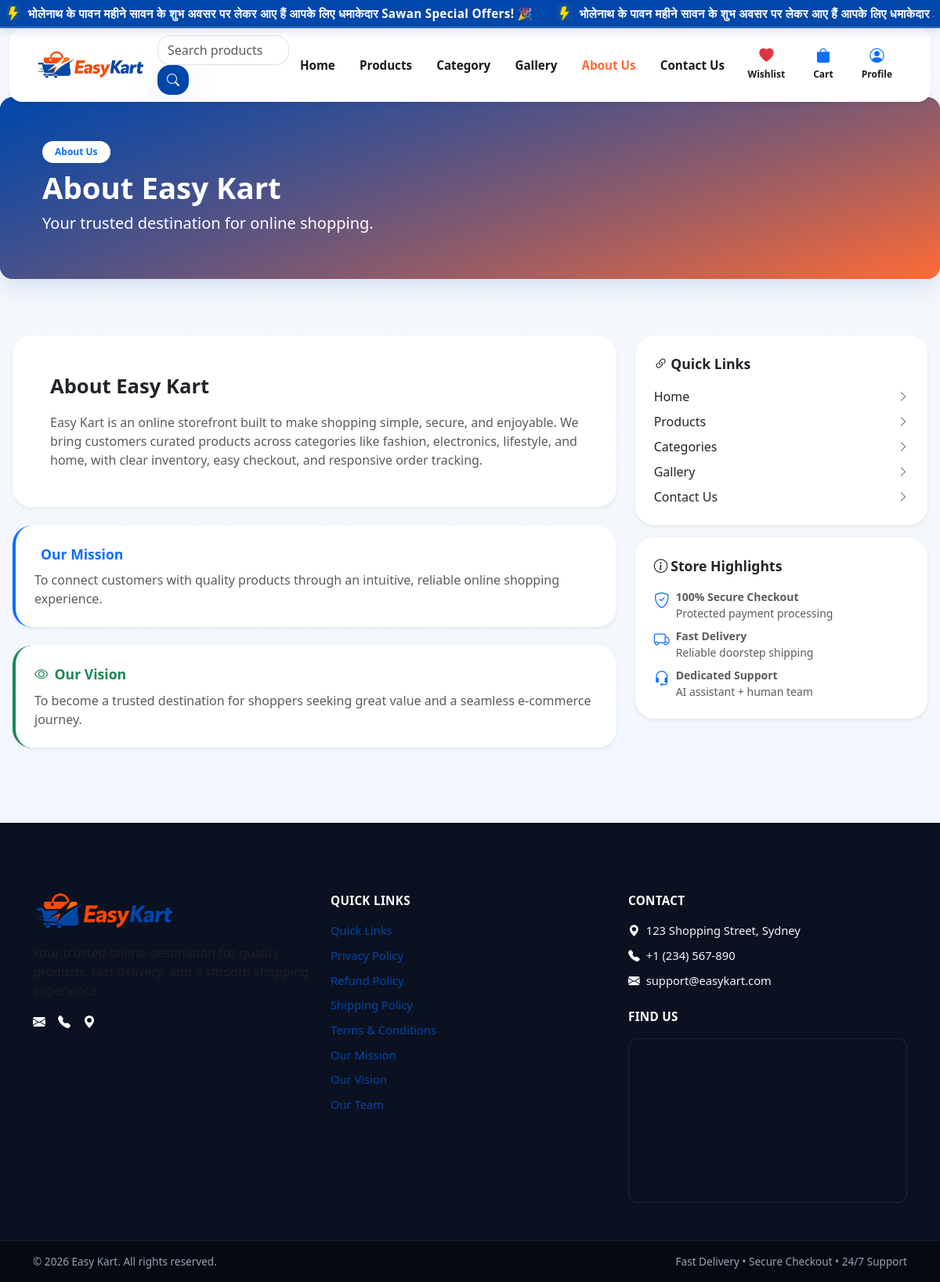
The page /about-us/ on the database its author committed.
### easy_kart/models.py (models this page shows, shortened)
class Announcement(models.Model):
    title = models.CharField(max_length=255)
    message = models.TextField()
    is_active = models.BooleanField(default=True)
    start_at = models.DateTimeField(null=True, blank=True)
    end_at = models.DateTimeField(null=True, blank=True)
    created_at = models.DateTimeField(auto_now_add=True)
    class Meta:
        ordering = ["-created_at"]

### easy_kart/views.py (the view)
# urls.py: path('about-us/', about_us, name='about_us'),
def about_us(request):
    about = AboutUs.objects.filter(is_active=True).first()
    if not about:
        about = None
    return render(request, 'about_us.html', {
        'page_title': 'About Us',
        'heading': 'About Us',
        'about': about,
    })

### easy_kart/context_processors.py (called while the page is built)
def active_announcements(request):
    now = timezone.now()
    announcements = Announcement.objects.filter(is_active=True).filter(
        models.Q(start_at__lte=now) | models.Q(start_at__isnull=True)
    ).filter(models.Q(end_at__gte=now) | models.Q(end_at__isnull=True))
    return {"announcements": announcements}

def cart_item_count(request):
    count = 0
    if request.user.is_authenticated:
        cart = Cart.objects.filter(user=request.user).first()
        if cart:
            count = cart.total_items
    else:
        session_cart = request.session.get('cart', {})
        if isinstance(session_cart, dict):
            try:
                count = sum(int(quantity) for quantity in session_cart.values())
            except (TypeError, ValueError):
                count = 0
    return {"cart_item_count": count}

### templates/about_us.html (shortened to what this page needs)
{% extends 'base.html' %}
{% load static %}
{% block header_banner %}
<section class="about-hero position-relative mb-4">
    <div class="about-hero-bg"></div>
    <div class="about-hero-overlay"></div>
    <div class="container position-relative hero-inner-content" style="z-index:3;">
        <div class="py-3 py-md-4">
            <span class="badge bg-white text-primary mb-2 px-3 py-2 rounded-pill fw-semibold">About Us</span>
            <h1 class="display-5 fw-bold text-white mb-2">{{ about.title|default:'About Easy Kart' }}</h1>
            <p class="lead text-white-75 mb-0" style="max-width: 600px;">{{ about.content|truncatewords:25|default:'Your trusted destination for online shopping.' }}</p>
        </div>
    </div>
</section>
{% endblock %}
{% block content %}
{% with default_about_short='Easy Kart is an online storefront that makes shopping simple and enjoyable with curated products, secure checkout, and responsive order support.' default_about='Easy Kart is an online storefront built to make shopping simple, secure, and enjoyable. We bring customers curated products across categories like fashion, electronics, lifestyle, and home, with clear inventory, easy checkout, and responsive order tracking.' default_mission='To connect customers with quality products through an intuitive, reliable online shopping experience.' default_vision='To become a trusted destination for shoppers seeking great value and a seamless e-commerce journey.' %}
<div class="py-2 py-md-4">
    <div class="row g-4">
        <div class="col-lg-8">
            <div class="card shadow-sm border-0 mb-4">
                <div class="card-body p-3 p-sm-4 p-md-5">
                    <h2 class="h3 fw-bold mb-3">{{ about.title|default:'About Easy Kart' }}</h2>
                    <div class="text-muted leading-relaxed">
                        {{ about.content|default:default_about|linebreaksbr }}
                    </div>
                </div>
            </div>
            <div class="card shadow-sm border-0 border-start border-primary border-4 mb-4">
                <div class="card-body p-3 p-sm-4">
                    <h4 class="h5 fw-bold text-primary mb-2">Our Mission</h4>
                    <p class="text-muted mb-0">{{ about.mission|default:default_mission|linebreaksbr }}</p>
                </div>
            </div>
            <div class="card shadow-sm border-0 border-start border-success border-4">
                <div class="card-body p-3 p-sm-4">
                    <h4 class="h5 fw-bold text-success mb-2"><i class="bi bi-eye me-2"></i>Our Vision</h4>
                    <p class="text-muted mb-0">{{ about.vision|default:default_vision|linebreaksbr }}</p>
                </div>
            </div>
        </div>
        <div class="col-lg-4">
            <div class="d-flex flex-column gap-3">
                <div class="card shadow-sm border-0">
                    <div class="card-body p-3 p-md-4">
                        <h5 class="fw-bold mb-3"><i class="bi bi-link-45deg me-1"></i>Quick Links</h5>
                        <ul class="list-unstyled mb-0 d-flex flex-column gap-2">
                            <li><a href="{% url 'home' %}" class="text-decoration-none text-dark d-flex align-items-center justify-content-between"><span>Home</span><i class="bi bi-chevron-right text-muted small"></i></a></li>
                            <li><a href="{% url 'product' %}" class="text-decoration-none text-dark d-flex align-items-center justify-content-between"><span>Products</span><i class="bi bi-chevron-right text-muted small"></i></a></li>
                            <li><a href="{% url 'category' %}" class="text-decoration-none text-dark d-flex align-items-center justify-content-between"><span>Categories</span><i class="bi bi-chevron-right text-muted small"></i></a></li>
                            <li><a href="{% url 'gallery' %}" class="text-decoration-none text-dark d-flex align-items-center justify-content-between"><span>Gallery</span><i class="bi bi-chevron-right text-muted small"></i></a></li>
                            <li><a href="{% url 'contact' %}" class="text-decoration-none text-dark d-flex align-items-center justify-content-between"><span>Contact Us</span><i class="bi bi-chevron-right text-muted small"></i></a></li>
                        </ul>
                    </div>
                </div>
                <div class="card shadow-sm border-0">
                    <div class="card-body p-3 p-md-4">
                        <h5 class="fw-bold mb-3"><i class="bi bi-info-circle me-1"></i>Store Highlights</h5>
                        <div class="small text-muted d-flex flex-column gap-2">
                            <div class="d-flex gap-2">
                                <i class="bi bi-shield-check text-primary fs-5"></i>
                                <div><strong>100% Secure Checkout</strong><br>Protected payment processing</div>
                            </div>
                            <div class="d-flex gap-2">
                                <i class="bi bi-truck text-primary fs-5"></i>
                                <div><strong>Fast Delivery</strong><br>Reliable doorstep shipping</div>
                            </div>
                            <div class="d-flex gap-2">
                                <i class="bi bi-headset text-primary fs-5"></i>
                                <div><strong>Dedicated Support</strong><br>AI assistant + human team</div>
                            </div>
                        </div>
                    </div>
                </div>
            </div>
        </div>
    </div>
</div>
{% endblock %}

### templates/partials/navbar.html (shortened to what this page needs)
{% load static %}
{% if announcements %}
<div class="announcement-bar fixed-top text-white w-100">
    <div class="announcement-content">
        <div class="announcement-marquee-wrapper">
            <div class="announcement-marquee">
                {% for ann in announcements %}
                    <span class="announcement-message">
                        <i class="bi bi-lightning-fill"></i>{{ ann.message }}
                    </span>
                {% endfor %}
                {% for ann in announcements %}
                    <span class="announcement-message">
                        <i class="bi bi-lightning-fill"></i>{{ ann.message }}
                    </span>
                {% endfor %}
            </div>
        </div>
    </div>
</div>
{% endif %}
<nav class="navbar navbar-expand-lg navbar-light bg-white shadow-sm easykart-navbar fixed-top">
    <div class="container-fluid px-2 px-md-3">
        <a class="navbar-brand d-flex align-items-center me-2 me-md-3" href="{% url 'home' %}">
            <img src="{% static 'assets/Logo.png' %}" alt="Easy Kart" class="navbar-logo-pro">
        </a>
        <div class="d-flex align-items-center order-lg-3 ms-auto gap-1 gap-sm-2">
            <ul class="navbar-nav align-items-center easykart-header-actions flex-row mb-0">
                <li class="nav-item">
                    <a class="nav-link easykart-icon-link" href="{% url 'wishlist' %}" title="My Wishlist">
                        <i class="bi bi-heart-fill text-danger"></i>
                        <span class="small d-none d-sm-inline">Wishlist</span>
                    </a>
                </li>
                <li class="nav-item position-relative">
                    <a class="nav-link easykart-icon-link" href="{% url 'cart' %}" title="My Cart">
                        <i class="bi bi-bag-fill text-primary"></i>
                        <span class="small d-none d-sm-inline">Cart</span>
                    </a>
                </li>
                <li class="nav-item dropdown">
                    <a class="nav-link dropdown-toggle easykart-icon-link" href="#" id="profileDropdown" role="button" data-bs-toggle="dropdown" aria-expanded="false" title="My Profile">
                        <i class="bi bi-person-circle text-primary"></i>
                        <span class="small d-none d-sm-inline">Profile</span>
                    </a>
                </li>
            </ul>
        </div>
        <div class="collapse navbar-collapse order-lg-2 flex-grow-1 justify-content-center" id="easyKartNavbar">
            <form class="easykart-search-form" action="{% url 'product' %}" method="get" role="search">
                <input id="navbarSearch" class="form-control" type="search" name="q" value="{{ request.GET.q|default:'' }}" placeholder="Search products" autocomplete="off">
                <button class="btn btn-primary" type="submit" aria-label="Search products" title="Search products">
                    <i class="bi bi-search" aria-hidden="true"></i>
                </button>
            </form>
            <ul class="navbar-nav align-items-center gap-1 easykart-menu">
                <li class="nav-item">
                    <a class="nav-link {% if request.resolver_match.url_name == 'home' %}active{% endif %}" href="{% url 'home' %}" title="Home">Home</a>
                </li>
                <li class="nav-item">
                    <a class="nav-link {% if request.resolver_match.url_name == 'product' %}active{% endif %}" href="{% url 'product' %}" title="Shop Products">Products</a>
                </li>
                <li class="nav-item">
                    <a class="nav-link {% if request.resolver_match.url_name == 'category' or request.resolver_match.url_name == 'category_detail' %}active{% endif %}" href="{% url 'category' %}" title="Browse Categories">Category</a>
                </li>
                <li class="nav-item">
                    <a class="nav-link {% if request.resolver_match.url_name == 'gallery' %}active{% endif %}" href="{% url 'gallery' %}" title="View Gallery">Gallery</a>
                </li>
                <li class="nav-item">
                    <a class="nav-link {% if request.resolver_match.url_name == 'about_us' %}active{% endif %}" href="{% url 'about_us' %}" title="About Us">About Us</a>
                </li>
                <li class="nav-item">
                    <a class="nav-link {% if request.resolver_match.url_name == 'contact' %}active{% endif %}" href="{% url 'contact' %}" title="Contact Us">Contact Us</a>
                </li>
            </ul>
        </div>
    </div>
</nav>

### staticfiles/css/products.css (style rules this page uses)
.card { border: 0; border-radius: 12px; box-shadow: 0 6px 18px rgba(0, 71, 171, 0.06); background: #ffffff; transition: all 0.3s ease; }
.btn-primary { background: linear-gradient(135deg, #0047AB 0%, #003580 100%); border: none; color: #ffffff; font-weight: 600; transition: all 0.3s ease; box-shadow: 0 4px 12px rgba(0, 71, 171, 0.25); }

### rows shown on the page
Announcement: message "भोलेनाथ के पावन महीने सावन के शुभ अवसर पर लेकर आए हैं आपके लिए धमाकेदार Sawan Special Offers! 🎉", message "भोलेनाथ के पावन महीने सावन के शुभ अवसर पर लेकर आए हैं आपके लिए धमाकेदार…"

### other values the page prints
{{ about.title|default:'About Easy Kart' }} "About Easy Kart"
{{ about.mission|default:default_mission|linebreaksbr }} "To connect customers with quality products through an intuitive, reliable online shopping experience."
{{ about.vision|default:default_vision|linebreaksbr }} "To become a trusted destination for shoppers seeking great value and a seamless e-commerce journey."
